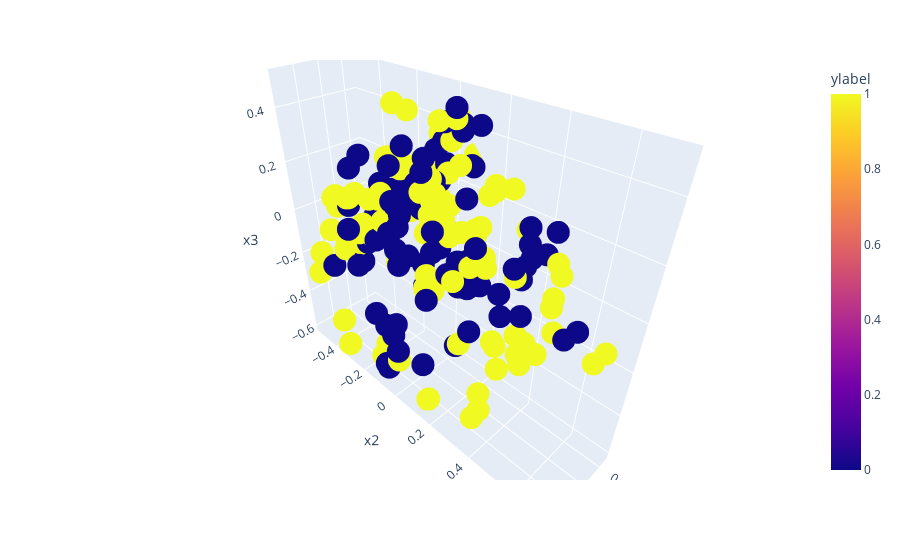

Here is the notebook cell this chart was saved with:
### Code cell
i=0
kernel_matrix = gram_zz_kernel_set[i]
kernel_test_matrix = gram_zz_kernel_test_set[i]
sto_ind = sto_index_sets[i]
data_sto_y =pd.DataFrame(datasets_y[i]).iloc[sto_ind,:].values.reshape(-1)
sto_ind = sto_index_test_sets[i]
data_sto_test_y =pd.DataFrame(datasets_y[i]).iloc[sto_ind,:].values.reshape(-1)

kpca.fit(kernel_matrix)
plot_data = pd.DataFrame(kpca.transform(kernel_matrix)[:,:3])
plot_data.columns = ["x1","x2","x3"]
plot_data["ylabel"] = data_sto_y

px.scatter_3d(plot_data,x="x1",y="x2",z="x3",color = "ylabel")

### Figure 1 — Plotly figure (JSON) as saved in the notebook; plotly's stock layout.template omitted (floating-point values rounded to 4 significant figures; data arrays with more than 128 entries replaced by an {"elided": "..."} marker saying what was removed)
{"data": [{"hovertemplate": "x1=%{x}<br>x2=%{y}<br>x3=%{z}<br>ylabel=%{marker.color}<extra></extra>", "legendgroup": "", "marker": {"color": {"elided": "200 int values"}, "coloraxis": "coloraxis", "symbol": "circle"}, "mode": "markers", "name": "", "scene": "scene", "showlegend": false, "type": "scatter3d", "x": {"elided": "200 float values"}, "y": {"elided": "200 float values"}, "z": {"elided": "200 float values"}}], "layout": {"coloraxis": {"colorbar": {"title": {"text": "ylabel"}}, "colorscale": [[0, "#0d0887"], [0.1111, "#46039f"], [0.2222, "#7201a8"], [0.3333, "#9c179e"], [0.4444, "#bd3786"], [0.5556, "#d8576b"], [0.6667, "#ed7953"], [0.7778, "#fb9f3a"], [0.8889, "#fdca26"], [1, "#f0f921"]]}, "legend": {"tracegroupgap": 0}, "margin": {"t": 60}, "scene": {"domain": {"x": [0, 1], "y": [0, 1]}, "xaxis": {"title": {"text": "x1"}}, "yaxis": {"title": {"text": "x2"}}, "zaxis": {"title": {"text": "x3"}}}}}
